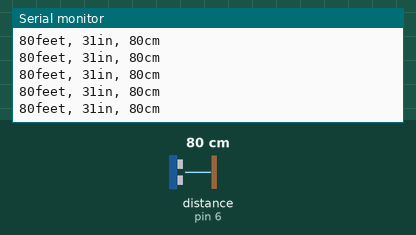
Simulated run of this sketch. Board: Arduino Uno, built with avr-gcc and run on an emulated ATmega328P. Parts: the last lines printed to the serial monitor. Wiring (inferred from the names in the program): ultrasonic range finder: trigger pin 2; echo pin 6. The inputs (shaded band) are chosen by the test bench; at power-on: distance to the obstacle (sensor on pin 6) 80 cm. The echo pulse lasts 58.3 µs per cm.

Above: at 1.2 s.
1.3 s: distance to the obstacle (sensor on pin 6) set to 250 cm
At 1.39 s:
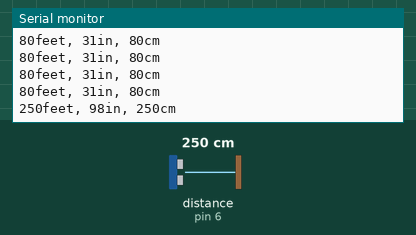
4.3 s: distance to the obstacle (sensor on pin 6) set to 2 cm
At 4.39 s:
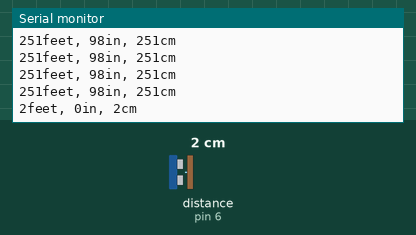
5.8 s: distance to the obstacle (sensor on pin 6) set to 35 cm
At 5.8 s:
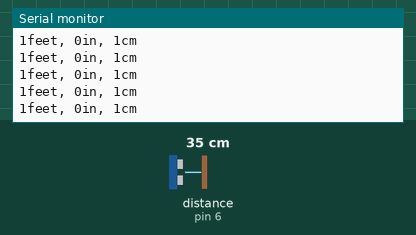
8.8 s: distance to the obstacle (sensor on pin 6) set to 250 cm
At 8.9 s:
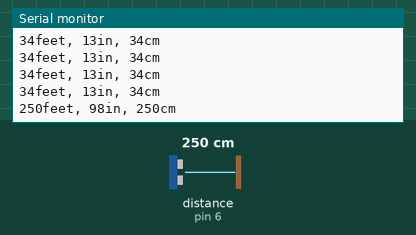
Timing chart, 0 to 11.8 s (numbered marks = the images above; inputs shaded):
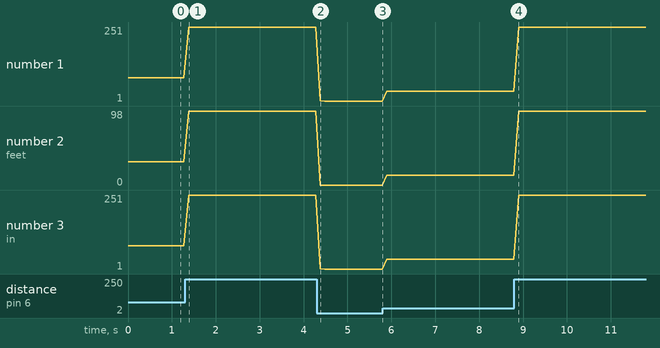

The sketch:

_3.1_Ultrasonic.ino
```cpp
const int triggerPin = 2; //Sets the trigger pin on the Sensor
const int echoPin = 6; //Sets the echo pin on the Sensor

void setup()
{
 Serial.begin(9600);  // Sets up the Serial Port
}

void loop()
{
  // triggerPin is used to send out signal
  // Prime with LOW output, then test with HIGH
 pinMode(triggerPin, OUTPUT);
 digitalWrite(triggerPin, LOW);
 delayMicroseconds(2);
 digitalWrite(triggerPin, HIGH);
 delayMicroseconds(5);
 digitalWrite(triggerPin, LOW);

   // echoPin receives input based on signal
 pinMode(echoPin, INPUT);
 int duration = pulseIn(echoPin, HIGH);

 int inches = microsecondsToInches(duration);
 int cm = microsecondsToCentimeters(duration);
 int feet = microsecondsToCentimeters(duration);

 Serial.print(feet);
 Serial.print("feet, ");
 Serial.print(inches);
 Serial.print("in, ");
 Serial.print(cm);
 Serial.print("cm");
 Serial.println();

 delay(100);
}

long microsecondsToInches(long microseconds)
{
  return microseconds / 74 / 2;
}


long microsecondsToFeet(long microseconds)
{
  return microseconds / 74 / 2 / 12;
}

long microsecondsToCentimeters(long microseconds)
{
  return microseconds / 29 / 2;
}
```

Measured:
- after the input at 1.3 s, the serial monitor: prints a new line after 0.09 s (image 1)
- after the input at 4.3 s, the serial monitor: prints a new line after 0.08 s (image 2)
- after the input at 8.8 s, the serial monitor: prints a new line after 0.10 s (image 4)
- plotted number 1: 80 → 251 after the input at 1.3 s, 251 → 1 after the input at 4.3 s, 1 → 34 after the input at 5.8 s, 34 → 251 after the input at 8.8 s
- plotted number 2: 31 → 98 after the input at 1.3 s, 98 → 0 after the input at 4.3 s, 0 → 13 after the input at 5.8 s, 13 → 98 after the input at 8.8 s
- plotted number 3: 80 → 251 after the input at 1.3 s, 251 → 1 after the input at 4.3 s, 1 → 34 after the input at 5.8 s, 34 → 251 after the input at 8.8 s
